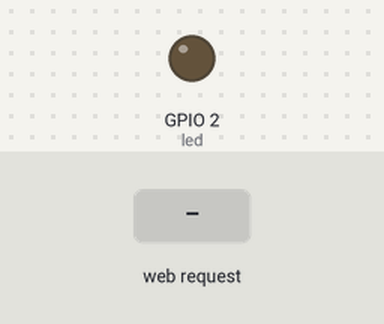
A sketch run on a simulated ESP32. Parts: output pins drawn as LEDs (lit = HIGH). Inputs (shaded band) come from the test bench. WiFi joins after 1.5 s; servers stay silent unless stated.

Above: at 1.2 s.
1.3 s: HTTP request GET /on received
At 1.7 s:
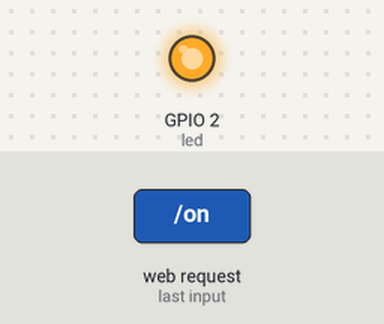
2.8 s: HTTP request GET /off received
At 4.1 s:
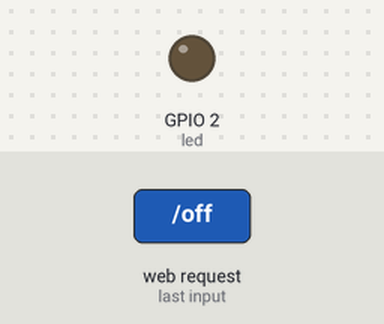
Timing chart, 0 to 5.8 s (numbered marks = the images above; inputs shaded):
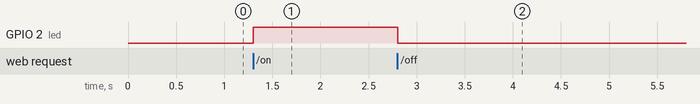

Measured:
- after the input at 1.3 s, GPIO 2 (led): LOW → HIGH at once
- after the input at 2.8 s, GPIO 2 (led): HIGH → LOW at once

The sketch:

asyncwebserver.ino
```cpp
#include <WiFi.h>
#include <ESPAsyncWebServer.h>

const char* ssid = "acer";
const char* password = "12345678";

const int led = 2;

AsyncWebServer server(80);

void setup() {
  pinMode(led, OUTPUT);

  WiFi.begin(ssid, password);

  server.on("/", [](AsyncWebServerRequest *request) {
    request->send(200, "text/html", SendHTML());
  });
  server.on("/on", [](AsyncWebServerRequest *request) {
    digitalWrite(led, HIGH);
    request->send(200, "text/html", SendHTML());
  });
  server.on("/off", [](AsyncWebServerRequest *request) {
    digitalWrite(led, LOW);
    request->send(200, "text/html", SendHTML());
  });

  server.begin();
}

void loop() {
  // Kosong??
}

String SendHTML() {
  return R"(
    <html>
      <body>
        <h1>ESP32 LED Control</h1>
        <p>
          <a href="/on"><button>ON</button></a>
          <a href="/off"><button>OFF</button></a>
        </p>
      </body>
    </html>
  )";
}
```
